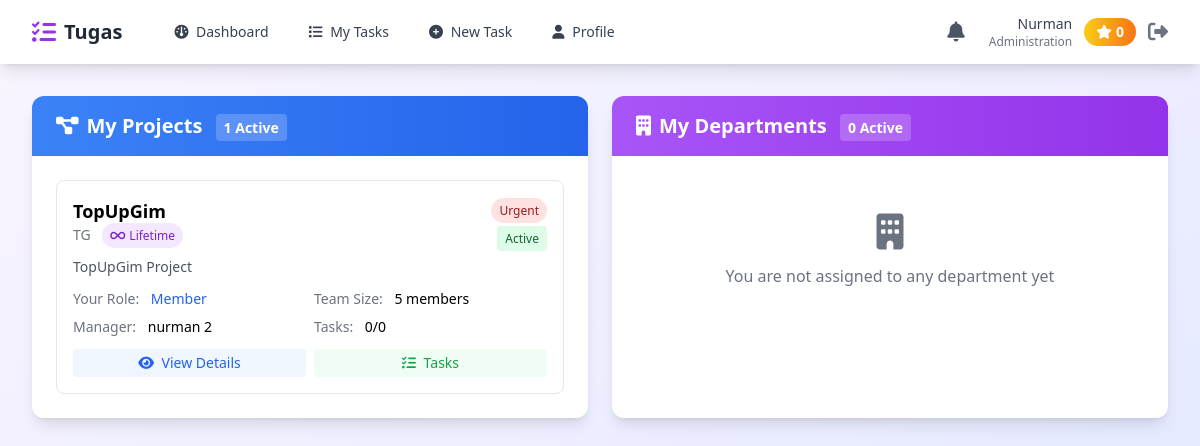
The page /my_projects.php (signed in) on the database its author committed.
### tables this page shows
CREATE TABLE `employees` (
  `id` int(11) NOT NULL,
  `name` varchar(100) NOT NULL,
  `email` varchar(100) NOT NULL,
  `password` varchar(255) NOT NULL,
  `role` enum('admin','manager','employee') DEFAULT 'employee',
  `whatsapp_number` varchar(20) DEFAULT NULL,
  `department` varchar(50) DEFAULT NULL,
  `total_points` int(11) DEFAULT 0,
  `notification_enabled` tinyint(1) DEFAULT 1,
  `created_at` timestamp NOT NULL DEFAULT current_timestamp()
);

CREATE TABLE `projects` (
  `id` int(11) NOT NULL,
  `project_name` varchar(255) NOT NULL,
  `project_code` varchar(50) DEFAULT NULL,
  `project_type` enum('fixed','lifetime') DEFAULT 'fixed',
  `description` text DEFAULT NULL,
  `status` enum('planning','active','on_hold','completed','cancelled') DEFAULT 'planning',
  `start_date` date DEFAULT NULL,
  `end_date` date DEFAULT NULL,
  `budget` decimal(15,2) DEFAULT 0.00,
  `created_by` int(11) DEFAULT NULL,
  `project_manager_id` int(11) DEFAULT NULL,
  `priority` enum('low','medium','high','urgent') DEFAULT 'medium',
  `progress` int(3) DEFAULT 0,
  `total_tasks` int(11) DEFAULT 0,
  `completed_tasks` int(11) DEFAULT 0,
  `created_at` timestamp NOT NULL DEFAULT current_timestamp(),
  `updated_at` timestamp NOT NULL DEFAULT current_timestamp() ON UPDATE current_timestamp()
);

### config.php (called while the page is built, shortened)
<?php
function getDB() {
    try {
        $pdo = new PDO(
            "mysql:host=" . DB_HOST . ";dbname=" . DB_NAME . ";charset=utf8mb4",
            DB_USER,
            DB_PASS,
            [
                PDO::ATTR_ERRMODE => PDO::ERRMODE_EXCEPTION,
                PDO::ATTR_DEFAULT_FETCH_MODE => PDO::FETCH_ASSOC,
                PDO::ATTR_EMULATE_PREPARES => false
            ]
        );
        return $pdo;
    } catch (PDOException $e) {
        die("Connection failed: " . $e->getMessage());
    }
}
function isLoggedIn() {
    return isset($_SESSION['employee_id']) && !empty($_SESSION['employee_id']);
}
function getCurrentEmployee() {
    $pdo = getDB();
    $stmt = $pdo->prepare("SELECT * FROM employees WHERE id = ?");
    $stmt->execute([$_SESSION['employee_id']]);
    return $stmt->fetch();
}
?>

### my_projects.php (the view, shortened to what this page needs)
<?php
require_once 'config.php';
$employee = getCurrentEmployee();
$pdo = getDB();
$stmt = $pdo->prepare("
    SELECT
        p.*,
        pm.role_in_project,
        pm.assigned_date,
        pm.hours_allocated,
        mgr.name as project_manager_name,
        (SELECT COUNT(DISTINCT employee_id) FROM project_members WHERE project_id = p.id AND is_active = TRUE) as team_size,
        (SELECT COUNT(*) FROM project_tasks WHERE project_id = p.id) as total_tasks,
        (SELECT COUNT(*) FROM project_tasks WHERE project_id = p.id AND status = 'completed') as completed_tasks
    FROM projects p
    INNER JOIN project_members pm ON p.id = pm.project_id
    LEFT JOIN employees mgr ON p.project_manager_id = mgr.id
    WHERE pm.employee_id = ? AND pm.is_active = TRUE
    ORDER BY p.priority DESC, p.status ASC, p.project_name ASC
");
$stmt->execute([$employee['id']]);
$myProjects = $stmt->fetchAll();
$stmt = $pdo->prepare("
    SELECT
        d.*,
        dm.position,
        dm.joined_date,
        dm.is_head,
        mgr.name as manager_name,
        p.project_name,
        p.project_code,
        (SELECT COUNT(DISTINCT employee_id) FROM department_members WHERE department_id = d.id AND is_active = TRUE) as member_count
    FROM departments d
    INNER JOIN department_members dm ON d.id = dm.department_id
    LEFT JOIN employees mgr ON d.manager_id = mgr.id
    LEFT JOIN projects p ON d.project_id = p.id
    WHERE dm.employee_id = ? AND dm.is_active = TRUE AND d.status = 'active'
    ORDER BY dm.is_head DESC, d.department_name ASC
");
$stmt->execute([$employee['id']]);
$myDepartments = $stmt->fetchAll();
require 'layout-header.php';
?>
<div class="grid grid-cols-1 lg:grid-cols-2 gap-6 mb-6">
    <div class="bg-white rounded-xl shadow-lg">
        <div class="px-6 py-4 bg-gradient-to-r from-blue-500 to-blue-600 rounded-t-xl">
            <h2 class="text-xl font-bold text-white">
                <i class="fas fa-project-diagram mr-2"></i>My Projects
                <span class="ml-2 px-2 py-1 bg-white bg-opacity-20 rounded text-sm">
                    <?php echo count($myProjects); ?> Active
                </span>
            </h2>
        </div>
        <div class="p-6">
            <?php if (empty($myProjects)): ?>
            <div class="text-center py-8 text-gray-500">
                <i class="fas fa-folder-open text-4xl mb-3"></i>
                <p>You are not assigned to any projects yet</p>
            </div>
            <?php else: ?>
            <div class="space-y-4">
                <?php foreach ($myProjects as $project): ?>
                <div class="border rounded-lg p-4 hover:shadow-md transition">
                    <div class="flex justify-between items-start mb-2">
                        <div>
                            <h3 class="font-bold text-lg"><?php echo htmlspecialchars($project['project_name']); ?></h3>
                            <p class="text-sm text-gray-500">
                                <?php echo htmlspecialchars($project['project_code']); ?>
                                <?php if (($project['project_type'] ?? 'fixed') === 'lifetime'): ?>
                                <span class="ml-2 px-2 py-1 bg-purple-100 text-purple-700 text-xs rounded-full">
                                    <i class="fas fa-infinity mr-1"></i>Lifetime
                                </span>
                                <?php endif; ?>
                            </p>
                        </div>
                        <div class="text-right">
                            <span class="px-2 py-1 text-xs rounded-full <?php
                                echo $project['priority'] === 'urgent' ? 'bg-red-100 text-red-800' :
                                    ($project['priority'] === 'high' ? 'bg-orange-100 text-orange-800' :
                                    ($project['priority'] === 'medium' ? 'bg-yellow-100 text-yellow-800' :
                                    'bg-gray-100 text-gray-800')); ?>">
                                <?php echo ucfirst($project['priority']); ?>
                            </span>
                            <div class="mt-1">
                                <span class="px-2 py-1 text-xs rounded <?php
                                    echo $project['status'] === 'active' ? 'bg-green-100 text-green-800' :
                                        ($project['status'] === 'planning' ? 'bg-yellow-100 text-yellow-800' :
                                        ($project['status'] === 'completed' ? 'bg-blue-100 text-blue-800' :
                                        'bg-gray-100 text-gray-800')); ?>">
                                    <?php echo ucfirst($project['status']); ?>
                                </span>
                            </div>
                        </div>
                    </div>
                    <p class="text-sm text-gray-600 mb-3">
                        <?php echo htmlspecialchars(substr($project['description'] ?? '', 0, 100)); ?>
                    </p>
                    <div class="grid grid-cols-2 gap-2 text-sm">
                        <div>
                            <span class="text-gray-500">Your Role:</span>
                            <span class="ml-2 font-medium text-blue-600"><?php echo htmlspecialchars($project['role_in_project']); ?></span>
                        </div>
                        <div>
                            <span class="text-gray-500">Team Size:</span>
                            <span class="ml-2 font-medium"><?php echo $project['team_size']; ?> members</span>
                        </div>
                        <div>
                            <span class="text-gray-500">Manager:</span>
                            <span class="ml-2 font-medium"><?php echo htmlspecialchars($project['project_manager_name'] ?? 'Not assigned'); ?></span>
                        </div>
                        <div>
                            <?php if (($project['project_type'] ?? 'fixed') === 'lifetime'): ?>
                                <span class="text-gray-500">Tasks:</span>
                                <span class="ml-2 font-medium">
                                    <?php
                                    $completed = $project['completed_tasks'] ?? 0;
                                    $total = $project['total_tasks'] ?? 0;
                                    echo $completed . '/' . $total;
                                    ?>
                                </span>
                            <?php else: ?>
                                <span class="text-gray-500">Progress:</span>
                                <span class="ml-2 font-medium"><?php echo $project['progress'] ?? 0; ?>%</span>
                            <?php endif; ?>
                        </div>
                    </div>
                    <div class="mt-3 flex gap-2">
                        <button onclick="viewProjectDetails(<?php echo $project['id']; ?>)"
                                class="flex-1 bg-blue-50 text-blue-600 px-3 py-1 rounded text-sm hover:bg-blue-100">
                            <i class="fas fa-eye mr-1"></i> View Details
                        </button>
                        <a href="project_tasks.php?project_id=<?php echo $project['id']; ?>"
                           class="flex-1 bg-green-50 text-green-600 px-3 py-1 rounded text-sm hover:bg-green-100 text-center">
                            <i class="fas fa-tasks mr-1"></i> Tasks
                        </a>
                    </div>
                </div>
                <?php endforeach; ?>
            </div>
            <?php endif; ?>
        </div>
    </div>
    <div class="bg-white rounded-xl shadow-lg">
        <div class="px-6 py-4 bg-gradient-to-r from-purple-500 to-purple-600 rounded-t-xl">
            <h2 class="text-xl font-bold text-white">
                <i class="fas fa-building mr-2"></i>My Departments
                <span class="ml-2 px-2 py-1 bg-white bg-opacity-20 rounded text-sm">
                    <?php echo count($myDepartments); ?> Active
                </span>
            </h2>
        </div>
        <div class="p-6">
            <?php if (empty($myDepartments)): ?>
            <div class="text-center py-8 text-gray-500">
                <i class="fas fa-building text-4xl mb-3"></i>
                <p>You are not assigned to any department yet</p>
            </div>
            <?php endif; ?>
        </div>
    </div>
</div>
</div>
</body>
</html>

### layout-header.php (shortened to what this page needs)
<!DOCTYPE html>
<html lang="en">
<head>
    <script src="https://cdn.tailwindcss.com"></script>
    <link rel="stylesheet" href="https://cdnjs.cloudflare.com/ajax/libs/font-awesome/6.4.0/css/all.min.css">
</head>
<body class="bg-gradient-to-br from-purple-50 to-indigo-100 min-h-screen">
    <?php if (isLoggedIn()): ?>
    <nav class="bg-white shadow-lg sticky top-0 z-50">
        <div class="max-w-7xl mx-auto px-4 sm:px-6 lg:px-8">
            <div class="flex justify-between h-16">
                <div class="flex items-center">
                    <a href="index.php" class="flex items-center">
                        <i class="fas fa-tasks text-purple-600 text-2xl mr-2"></i>
                        <span class="font-bold text-xl text-gray-800"><?php echo APP_NAME; ?></span>
                    </a>
                    <div class="hidden md:flex ml-10 space-x-4">
                        <a href="index.php" class="text-gray-700 hover:text-purple-600 px-3 py-2 rounded-md text-sm font-medium transition">
                            <i class="fas fa-dashboard mr-1"></i> Dashboard
                        </a>
                        <a href="tasks.php" class="text-gray-700 hover:text-purple-600 px-3 py-2 rounded-md text-sm font-medium transition">
                            <i class="fas fa-list mr-1"></i> My Tasks
                        </a>
                        <a href="create_task.php" class="text-gray-700 hover:text-purple-600 px-3 py-2 rounded-md text-sm font-medium transition">
                            <i class="fas fa-plus-circle mr-1"></i> New Task
                        </a>
                        <a href="profile.php" class="text-gray-700 hover:text-purple-600 px-3 py-2 rounded-md text-sm font-medium transition">
                            <i class="fas fa-user mr-1"></i> Profile
                        </a>
                    </div>
                </div>
                <div class="flex items-center space-x-4">
                    <button onclick="toggleNotifications()" class="relative p-2 text-gray-600 hover:text-purple-600 transition">
                        <i class="fas fa-bell text-xl"></i>
                    </button>
                    <div class="flex items-center space-x-3">
                        <div class="hidden md:block text-right">
                            <p class="text-sm font-medium text-gray-700"><?php echo htmlspecialchars($employee['name']); ?></p>
                            <p class="text-xs text-gray-500"><?php echo htmlspecialchars($employee['department']); ?></p>
                        </div>
                        <div class="bg-gradient-to-r from-yellow-400 to-orange-500 text-white px-3 py-1 rounded-full text-sm font-bold">
                            <i class="fas fa-star mr-1"></i><?php echo $employee['total_points']; ?>
                        </div>
                        <a href="logout.php" class="text-gray-500 hover:text-red-600 transition">
                            <i class="fas fa-sign-out-alt text-xl"></i>
                        </a>
                    </div>
                </div>
            </div>
        </div>
    </nav>
    <?php endif; ?>
    <div class="max-w-7xl mx-auto px-4 sm:px-6 lg:px-8 py-8">

### rows shown on the page
employees: name "Nurman", department "Administration", total_points "0"
projects: project_name "TopUpGim", project_code "TG", project_type "lifetime" (drawn), priority "Urgent", status "Active", description "TopUpGim Project", role_in_project "Member", team_size "5", project_manager.name "nurman 2", completed "0", total "0"

### other values the page prints
APP_NAME "Tugas"
count($myProjects) "1"
count($myDepartments) "0"
